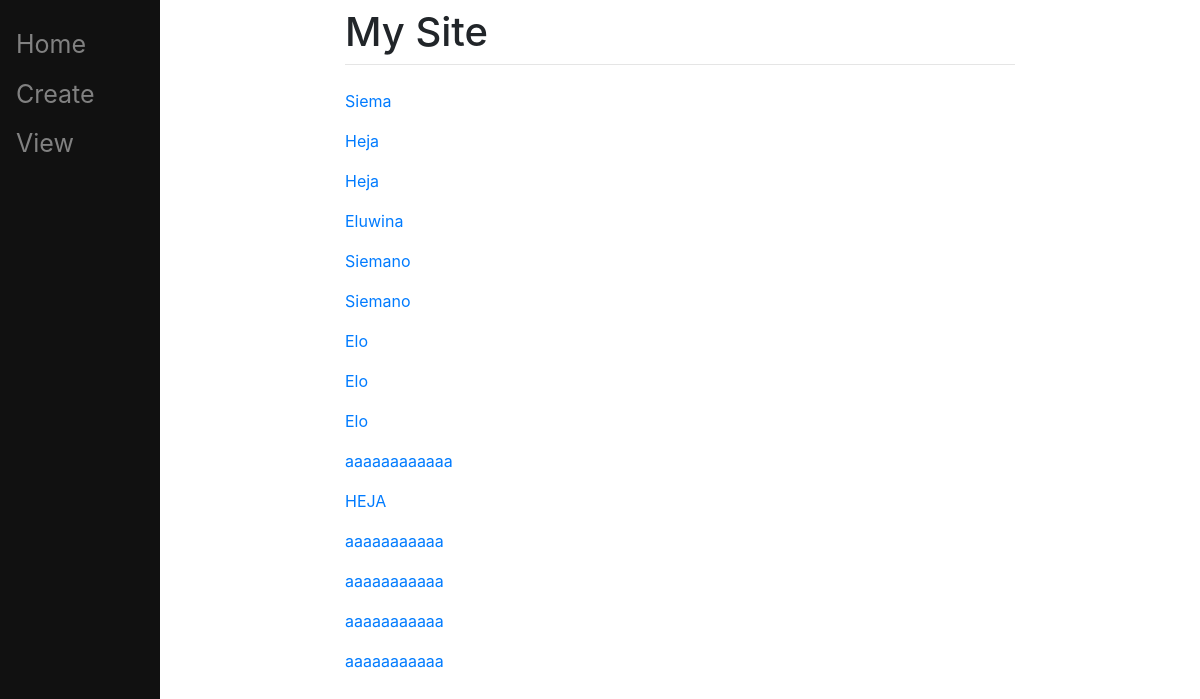
Screenshot of /view/ (signed in) with the database file from the repository.
### main/models.py (models this page shows, shortened)
class ToDoList(models.Model):
    user = models.ForeignKey(User, on_delete=models.CASCADE, related_name="todolist", null=True)
    name = models.CharField(max_length=200)

### main/views.py (the view)
# urls.py: path("view/", views.view, name = "view"),
def view(response):
    return render(response, "main/view.html", {})

### main/templates/main/view.html (shortened to what this page needs)
{% extends "main/base.html" %}
{% block content %}
    {% for td in user.todolist.all %}
	    <p><a href="/{{td.id}}">{{td.name}}</a></p>
    {% endfor %}
{% endblock %}

### rows the page displays
ToDoList: name "Siema"
ToDoList: name "Heja"
ToDoList: name "Heja"
ToDoList: name "Eluwina"
ToDoList: name "Siemano"
ToDoList: name "Siemano"
ToDoList: name "Elo"
ToDoList: name "Elo"
ToDoList: name "Elo"
ToDoList: name "aaaaaaaaaaaa"
ToDoList: name "HEJA"
ToDoList: name "aaaaaaaaaaa"
ToDoList: name "aaaaaaaaaaa"
ToDoList: name "aaaaaaaaaaa"
ToDoList: name "aaaaaaaaaaa"
